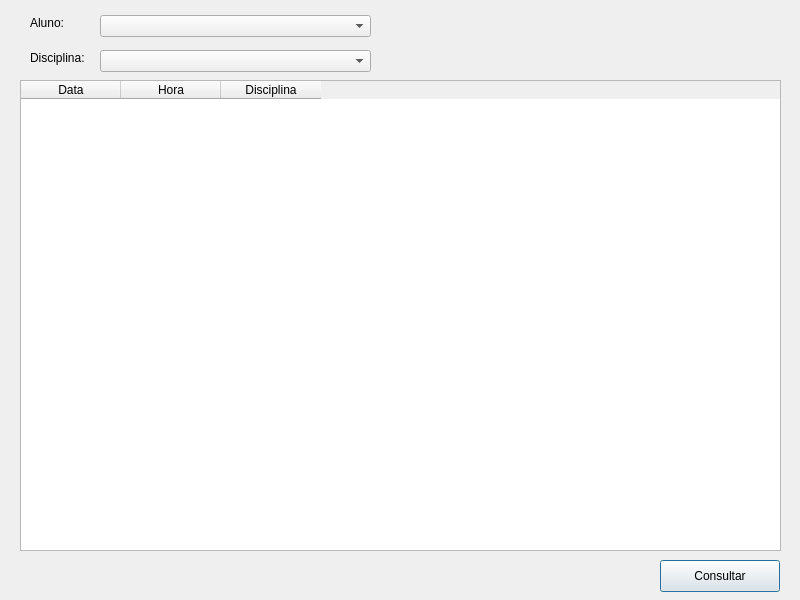
<?xml version="1.0" encoding="UTF-8"?>
<ui version="4.0">
 <class>Dialog</class>
 <widget class="QDialog" name="Dialog">
  <property name="geometry">
   <rect>
    <x>0</x>
    <y>0</y>
    <width>800</width>
    <height>600</height>
   </rect>
  </property>
  <property name="windowTitle">
   <string>Aulas por Aluno</string>
  </property>
  <widget class="QLabel" name="labelAluno">
   <property name="geometry">
    <rect>
     <x>30</x>
     <y>15</y>
     <width>61</width>
     <height>16</height>
    </rect>
   </property>
   <property name="text">
    <string>Aluno:</string>
   </property>
  </widget>
  <widget class="QComboBox" name="comboAluno">
   <property name="geometry">
    <rect>
     <x>100</x>
     <y>15</y>
     <width>271</width>
     <height>22</height>
    </rect>
   </property>
   <property name="editable">
    <bool>false</bool>
   </property>
  </widget>
  <widget class="QLabel" name="labelDisciplina">
   <property name="geometry">
    <rect>
     <x>30</x>
     <y>50</y>
     <width>62</width>
     <height>16</height>
    </rect>
   </property>
   <property name="text">
    <string>Disciplina:</string>
   </property>
  </widget>
  <widget class="QComboBox" name="comboDisciplina">
   <property name="geometry">
    <rect>
     <x>100</x>
     <y>50</y>
     <width>271</width>
     <height>22</height>
    </rect>
   </property>
   <property name="editable">
    <bool>false</bool>
   </property>
  </widget>
  <widget class="QPushButton" name="btnConsultar">
   <property name="geometry">
    <rect>
     <x>660</x>
     <y>560</y>
     <width>120</width>
     <height>32</height>
    </rect>
   </property>
   <property name="text">
    <string>Consultar</string>
   </property>
  </widget>
  <widget class="QTableWidget" name="tableResultados">
   <property name="geometry">
    <rect>
     <x>20</x>
     <y>80</y>
     <width>761</width>
     <height>471</height>
    </rect>
   </property>
   <column>
    <property name="text">
     <string>Data</string>
    </property>
   </column>
   <column>
    <property name="text">
     <string>Hora</string>
    </property>
   </column>
   <column>
    <property name="text">
     <string>Disciplina</string>
    </property>
   </column>
  </widget>
 </widget>
 <resources/>
 <connections/>
</ui>
